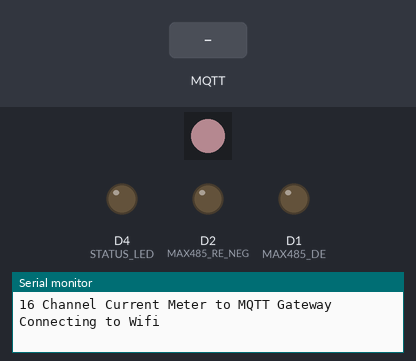
Simulated run of this sketch. Board: ESP8266 (Wemos D1 mini). Parts: 1 RGB LEDs in strip order, left to right, output pins drawn as LEDs (lit = HIGH), the last lines printed to the serial monitor. Inputs (shaded band) come from the test bench. Dim RGB values are drawn brighter than linear; WiFi joins after 1.5 s; servers stay silent unless stated; no MQTT or app messages arrive unless stated.

Above: at 0.1 s.
At 2.7 s:
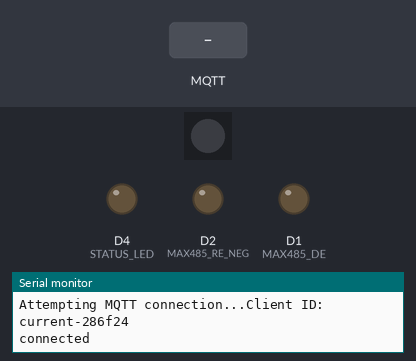
2.8 s: MQTT message "1" arrives on the first subscribed topic
4.3 s: MQTT message "on" arrives on the first subscribed topic
7.3 s: MQTT message "off" arrives on the first subscribed topic
At 8.76 s:
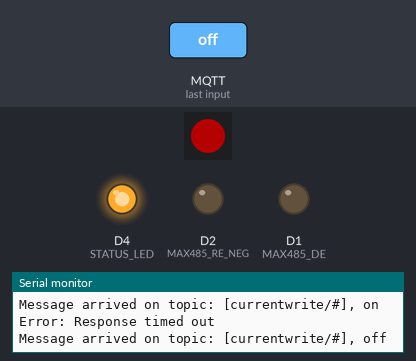
Timing chart, 0 to 16.3 s (numbered marks = the images above; inputs shaded):
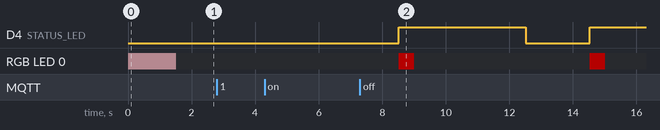

The sketch:

16chcurrent2mqtt.ino
```cpp
// 16 Channel Current Meter to MQTT
// Repo: https://github.com/nygma2004/16chcurrent2mqtt
// author: Csongor Varga, csongor.varga@gmail.com

// Libraries:
// - FastLED by Daniel Garcia
// - ModbusMaster by Doc Walker
// - ArduinoOTA
// - SoftwareSerial
// Hardware:
// - Wemos D1 mini
// - RS485 to TTL converter: https://www.aliexpress.com/item/1005001621798947.html
// - To power from mains: Hi-Link 5V power supply (https://www.aliexpress.com/item/1005001484531375.html), fuseholder and 1A fuse, and varistor
// - 16 Channel current aquisition modbus unit: https://www.aliexpress.com/item/1005002090646451.html


#include <SoftwareSerial.h>       // Leave the main serial line (USB) for debugging and flashing
#include <ModbusMaster.h>         // Modbus master library for ESP8266
#include <ESP8266WiFi.h>          // Wifi connection
#include <ESP8266WebServer.h>     // Web server for general HTTP response
#include <PubSubClient.h>         // MQTT support
#include <WiFiUdp.h>
#include <ArduinoOTA.h>
#include <FastLED.h>
#include "globals.h"
#include "settings.h"


os_timer_t myTimer;
ESP8266WebServer server(80);
WiFiClient espClient;
PubSubClient mqtt(mqtt_server, 1883, 0, espClient);
// SoftwareSerial modbus(MAX485_RX, MAX485_TX, false, 256); //RX, TX
SoftwareSerial modbus(MAX485_RX, MAX485_TX, false); //RX, TX
ModbusMaster current;
CRGB leds[NUM_LEDS];

void preTransmission() {
  digitalWrite(MAX485_RE_NEG, 1);
  digitalWrite(MAX485_DE, 1);
}

void postTransmission() {
  digitalWrite(MAX485_RE_NEG, 0);
  digitalWrite(MAX485_DE, 0);
}

void sendModbusError(uint8_t result) {
  String message = "";
  if (result==current.ku8MBIllegalFunction) {
    message = "Illegal function";
  }
  if (result==current.ku8MBIllegalDataAddress) {
    message = "Illegal data address";
  }
  if (result==current.ku8MBIllegalDataValue) {
    message = "Illegal data value";
  }
  if (result==current.ku8MBSlaveDeviceFailure) {
    message = "Slave device failure";
  }
  if (result==current.ku8MBInvalidSlaveID) {
    message = "Invalid slave ID";
  }
  if (result==current.ku8MBInvalidFunction) {
    message = "Invalid function";
  }
  if (result==current.ku8MBResponseTimedOut) {
    message = "Response timed out";
  }
  if (result==current.ku8MBInvalidCRC) {
    message = "Invalid CRC";
  }
  if (message=="") {
    message = result;
  }
  Serial.println(message);
  char topic[80];
  char value[30];
  sprintf(topic,"%s/error",topicRoot);
  mqtt.publish(topic, message.c_str());
  delay(5);
}

void ReadHoldingRegisters() {
  char json[2048];
  char topic[80];
  char value[10];

  // Query the modbus device
  if (seconds % UPDATE_MODBUS==0) {
    leds[0] = CRGB::Yellow;
    FastLED.show();
    uint8_t result;
    //uint16_t data[6];

    digitalWrite(STATUS_LED, 0);
    ESP.wdtDisable();
    result = current.readHoldingRegisters(0,56);
    ESP.wdtEnable(1);
    if (result == current.ku8MBSuccess)   {

      leds[0] = CRGB::Green;
      FastLED.show();
      lastRGB = millis();
      ledoff = true;

      #ifdef DEBUG_SERIAL
        Serial.println("Raw: ");
      #endif
      sprintf(json,"{");
      for(int i=0;i<56;i++) {

        #ifdef DEBUG_SERIAL
          sprintf(value,"%d|",current.getResponseBuffer(i));
          Serial.print(value);
        #endif
        #ifdef DEBUG_MQTT
          sprintf(json,"%s \"r%d\":%d,",json,i,current.getResponseBuffer(i));
        #endif

      }
      sprintf(json,"%s \"end\":1 }",json);

      #ifdef DEBUG_SERIAL
        Serial.println();
      #endif
      #ifdef DEBUG_MQTT
        sprintf(topic,"%s/raw",topicRoot);
        mqtt.publish(topic, json);
      #endif


        // modbusdata.status = growatt.getResponseBuffer(0);

      sprintf(json,"{",json);
      sprintf(json,"%s \"version\":\"%d.%d.%d\",",json,current.getResponseBuffer(0)/100,current.getResponseBuffer(0)/10%10,current.getResponseBuffer(0)%10);
      sprintf(json,"%s \"rangeah\":%d,",json,current.getResponseBuffer(1));
      sprintf(json,"%s \"rangeip\":%d,",json,current.getResponseBuffer(2));

      sprintf(json,"%s \"c01\":%.2f,",json,current.getResponseBuffer(8)*0.01);
      sprintf(json,"%s \"c02\":%.2f,",json,current.getResponseBuffer(9)*0.01);
      sprintf(json,"%s \"c03\":%.2f,",json,current.getResponseBuffer(10)*0.01);
      sprintf(json,"%s \"c04\":%.2f,",json,current.getResponseBuffer(11)*0.01);
      sprintf(json,"%s \"c05\":%.2f,",json,current.getResponseBuffer(12)*0.01);
      sprintf(json,"%s \"c06\":%.2f,",json,current.getResponseBuffer(13)*0.01);
      sprintf(json,"%s \"c07\":%.2f,",json,current.getResponseBuffer(14)*0.01);
      sprintf(json,"%s \"c08\":%.2f,",json,current.getResponseBuffer(15)*0.01);
      sprintf(json,"%s \"c09\":%.2f,",json,current.getResponseBuffer(16)*0.01);
      sprintf(json,"%s \"c10\":%.2f,",json,current.getResponseBuffer(17)*0.01);
      sprintf(json,"%s \"c11\":%.2f,",json,current.getResponseBuffer(18)*0.01);
      sprintf(json,"%s \"c12\":%.2f,",json,current.getResponseBuffer(19)*0.01);
      sprintf(json,"%s \"c13\":%.2f,",json,current.getResponseBuffer(20)*0.01);
      sprintf(json,"%s \"c14\":%.2f,",json,current.getResponseBuffer(21)*0.01);
      sprintf(json,"%s \"c15\":%.2f,",json,current.getResponseBuffer(22)*0.01);
      sprintf(json,"%s \"c16\":%.2f }",json,current.getResponseBuffer(23)*0.01);

/*
      sprintf(json,"%s \"f01\":%.1f,",json,current.getResponseBuffer(24)*0.1);
      sprintf(json,"%s \"f02\":%.1f,",json,current.getResponseBuffer(25)*0.1);
      sprintf(json,"%s \"f03\":%.1f,",json,current.getResponseBuffer(26)*0.1);
      sprintf(json,"%s \"f04\":%.1f,",json,current.getResponseBuffer(27)*0.1);
      sprintf(json,"%s \"f05\":%.1f,",json,current.getResponseBuffer(28)*0.1);
      sprintf(json,"%s \"f06\":%.1f,",json,current.getResponseBuffer(29)*0.1);
      sprintf(json,"%s \"f07\":%.1f,",json,current.getResponseBuffer(30)*0.1);
      sprintf(json,"%s \"f08\":%.1f,",json,current.getResponseBuffer(31)*0.1);
      sprintf(json,"%s \"f09\":%.1f,",json,current.getResponseBuffer(32)*0.1);
      sprintf(json,"%s \"f10\":%.1f,",json,current.getResponseBuffer(33)*0.1);
      sprintf(json,"%s \"f11\":%.1f,",json,current.getResponseBuffer(34)*0.1);
      sprintf(json,"%s \"f12\":%.1f,",json,current.getResponseBuffer(35)*0.1);
      sprintf(json,"%s \"f13\":%.1f,",json,current.getResponseBuffer(36)*0.1);
      sprintf(json,"%s \"f14\":%.1f,",json,current.getResponseBuffer(37)*0.1);
      sprintf(json,"%s \"f15\":%.1f,",json,current.getResponseBuffer(38)*0.1);
      sprintf(json,"%s \"f16\":%.1f }",json,current.getResponseBuffer(39)*0.1);
*/


        Serial.println(json);
        sprintf(topic,"%s/data",topicRoot);
        mqtt.publish(topic,json);

      //sprintf(topic,"%s/error",topicRoot);
      //mqtt.publish(topic,"OK");

    } else {
      leds[0] = CRGB::Red;
      FastLED.show();
      lastRGB = millis();
      ledoff = true;

      Serial.print(F("Error: "));
      sendModbusError(result);
    }
    digitalWrite(STATUS_LED, 1);


  }


}


// This is the 1 second timer callback function
void timerCallback(void *pArg) {


  seconds++;

  ReadHoldingRegisters();

  // Send RSSI and uptime status
  if (seconds % UPDATE_STATUS==0) {
    // Send MQTT update
    if (mqtt_server!="") {
      char topic[80];
      char value[300];
      sprintf(value,"{\"rssi\": %d, \"uptime\": %d, \"ssid\": \"%s\", \"ip\": \"%d.%d.%d.%d\", \"clientid\":\"%s\", \"version\":\"%s\"}",WiFi.RSSI(),uptime,WiFi.SSID().c_str(),WiFi.localIP()[0],WiFi.localIP()[1],WiFi.localIP()[2],WiFi.localIP()[3],newclientid,buildversion);
      sprintf(topic,"%s/%s",topicRoot,"status");
      mqtt.publish(topic, value);
      Serial.println(F("MQTT status sent"));
    }
  }


}

// MQTT reconnect logic
void reconnect() {
  //String mytopic;
  // Loop until we're reconnected
  while (!mqtt.connected()) {
    Serial.print("Attempting MQTT connection...");
    byte mac[6];                     // the MAC address of your Wifi shield
    WiFi.macAddress(mac);
    sprintf(newclientid,"%s-%02x%02x%02x",clientID,mac[2],mac[1],mac[0]);
    Serial.print(F("Client ID: "));
    Serial.println(newclientid);
    // Attempt to connect
    if (mqtt.connect(newclientid, mqtt_user, mqtt_password)) {
      Serial.println(F("connected"));
      // ... and resubscribe
      char topic[80];
      sprintf(topic,"%swrite/#",topicRoot);
      mqtt.subscribe(topic);
    } else {
      Serial.print(F("failed, rc="));
      Serial.print(mqtt.state());
      Serial.println(F(" try again in 5 seconds"));
      // Wait 5 seconds before retrying
      delay(5000);
    }
  }
}


void setup() {

  FastLED.addLeds<LED_TYPE, RGBLED_PIN, COLOR_ORDER>(leds, NUM_LEDS).setCorrection( TypicalSMD5050 );
  FastLED.setBrightness( BRIGHTNESS );
  leds[0] = CRGB::Pink;
  FastLED.show();

  Serial.begin(SERIAL_RATE);
  Serial.println(F("\n16 Channel Current Meter to MQTT Gateway"));
  // Init outputs, RS485 in receive mode
  pinMode(MAX485_RE_NEG, OUTPUT);
  pinMode(MAX485_DE, OUTPUT);
  pinMode(STATUS_LED, OUTPUT);
  digitalWrite(MAX485_RE_NEG, 0);
  digitalWrite(MAX485_DE, 0);

  // Initialize some variables
  uptime = 0;
  seconds = 0;
  leds[0] = CRGB::Pink;
  FastLED.show();

  // Connect to Wifi
  Serial.print(F("Connecting to Wifi"));
  WiFi.mode(WIFI_STA);

  #ifdef FIXEDIP
  // Configures static IP address
  if (!WiFi.config(local_IP, gateway, subnet, primaryDNS, secondaryDNS)) {
    Serial.println("STA Failed to configure");
  }
  #endif

  WiFi.begin(ssid, password);
  while (WiFi.status() != WL_CONNECTED) {
    delay(500);
    Serial.print(F("."));
    seconds++;
    if (seconds>180) {
      // reboot the ESP if cannot connect to wifi
      ESP.restart();
    }
  }
  seconds = 0;
  Serial.println("");
  Serial.println(F("Connected to wifi network"));
  Serial.print(F("IP address: "));
  Serial.println(WiFi.localIP());
  Serial.print(F("Signal [RSSI]: "));
  Serial.println(WiFi.RSSI());

  // Port defaults to 8266
  // ArduinoOTA.setPort(8266);

  // Hostname defaults to esp8266-[ChipID]
  byte mac[6];                     // the MAC address of your Wifi shield
  WiFi.macAddress(mac);
  char value[80];
  sprintf(value,"%s-%02x%02x%02x",clientID,mac[2],mac[1],mac[0]);
  ArduinoOTA.setHostname(value);

  // No authentication by default
  // ArduinoOTA.setPassword((const char *)"123");

  ArduinoOTA.onStart([]() {
    os_timer_disarm(&myTimer);
    Serial.println("Start");
  });
  ArduinoOTA.onEnd([]() {
    Serial.println("\nEnd");
    os_timer_arm(&myTimer, 1000, true);
  });
  ArduinoOTA.onProgress([](unsigned int progress, unsigned int total) {
    Serial.printf("Progress: %u%%\r", (progress / (total / 100)));
  });
  ArduinoOTA.onError([](ota_error_t error) {
    Serial.printf("Error[%u]: ", error);
    if (error == OTA_AUTH_ERROR) Serial.println("Auth Failed");
    else if (error == OTA_BEGIN_ERROR) Serial.println("Begin Failed");
    else if (error == OTA_CONNECT_ERROR) Serial.println("Connect Failed");
    else if (error == OTA_RECEIVE_ERROR) Serial.println("Receive Failed");
    else if (error == OTA_END_ERROR) Serial.println("End Failed");
    os_timer_arm(&myTimer, 1000, true);
  });
  ArduinoOTA.begin();

  // Set up the Modbus line
  current.begin(SLAVE_ID , modbus);
  // Callbacks allow us to configure the RS485 transceiver correctly
  current.preTransmission(preTransmission);
  current.postTransmission(postTransmission);
  Serial.println("Modbus connection is set up");

  // Create the 1 second timer interrupt
  os_timer_setfn(&myTimer, timerCallback, NULL);
  os_timer_arm(&myTimer, 1000, true);

  server.on("/", [](){                        // Dummy page
    server.send(200, "text/plain", "16 Channel Current Meter to MQTT Gateway");
  });
  server.begin();
  Serial.println(F("HTTP server started"));

  // Set up the MQTT server connection
  if (mqtt_server!="") {
    mqtt.setServer(mqtt_server, 1883);
    mqtt.setBufferSize(1024);
    mqtt.setCallback(callback);
  }


  modbus.begin(MODBUS_RATE);

  leds[0] = CRGB::Black;
  FastLED.show();

}

void callback(char* topic, byte* payload, unsigned int length) {
  // Convert the incoming byte array to a string
  String mytopic = (char*)topic;
  payload[length] = '\0'; // Null terminator used to terminate the char array
  String message = (char*)payload;

  Serial.print(F("Message arrived on topic: ["));
  Serial.print(topic);
  Serial.print(F("], "));
  Serial.println(message);


}

void loop() {
  // Handle HTTP server requests
  server.handleClient();
  ArduinoOTA.handle();

  // Handle MQTT connection/reconnection
  if (mqtt_server!="") {
    if (!mqtt.connected()) {
      reconnect();
    }
    mqtt.loop();
  }

  // Uptime calculation
  if (millis() - lastTick >= 60000) {
    lastTick = millis();
    uptime++;
  }

  if (millis() - lastWifiCheck >= WIFICHECK) {
    // reconnect to the wifi network if connection is lost
    if (WiFi.status() != WL_CONNECTED) {
      Serial.println("Reconnecting to wifi...");
      WiFi.reconnect();
    }
    lastWifiCheck = millis();
  }

  if (ledoff && (millis() - lastRGB >= RGBSTATUSDELAY)) {
    ledoff = false;
    leds[0] = CRGB::Black;
    FastLED.show();
  }


}
```

globals.h
```cpp
char msg[50];
String mqttStat = "";
String message = "";
unsigned long lastTick, uptime, seconds, lastWifiCheck, lastRGB;
bool ledoff = false;
char newclientid[80];
char buildversion[12]="v0.9";
int result;

int currentdata[56];
```

settings.h
```cpp
//#define DEBUG_SERIAL    1
//#define DEBUG_MQTT      1
#define MODBUS_RATE     9600      // Modbus speed of Growatt, do not change
#define SERIAL_RATE     115200    // Serial speed for status info
#define MAX485_DE       5         // D1, DE pin on the TTL to RS485 converter
#define MAX485_RE_NEG   4         // D2, RE pin on the TTL to RS485 converter
#define MAX485_RX       14        // D5, RO pin on the TTL to RS485 converter
#define MAX485_TX       12        // D6, DI pin on the TTL to RS485 converter
#define SLAVE_ID        1         // Default slave ID of Growatt
#define STATUS_LED      2         // Status LED on the Wemos D1 mini (D4)
#define UPDATE_MODBUS   5         // 1: modbus device is read every second
#define UPDATE_STATUS   30        // 10: status mqtt message is sent every 10 seconds
#define RGBSTATUSDELAY  500       // delay for turning off the status led
#define WIFICHECK       500       // how often check lost wifi connection

#define RGBLED_PIN D3        // Neopixel led D3
#define NUM_LEDS 1
#define LED_TYPE    WS2812
#define COLOR_ORDER GRB
#define BRIGHTNESS  64        // Default LED brightness.

// Update the below parameters for your project
// Also check NTP.h for some parameters as well
const char* ssid = "xxxx";           // Wifi SSID
const char* password = "xxxx";    // Wifi password
const char* mqtt_server = "192.168.xx.xx";     // MQTT server
const char* mqtt_user = "xxxx";             // MQTT userid
const char* mqtt_password = "xxxx";         // MQTT password
const char* clientID = "current";                // MQTT client ID
const char* topicRoot = "current";             // MQTT root topic for the device, keep / at the end


// Comment the entire second below for dynamic IP (including the define)
// #define FIXEDIP   1
IPAddress local_IP(192, 168, 1, 206);         // Set your Static IP address
IPAddress gateway(192, 168, 1, 254);          // Set your Gateway IP address
IPAddress subnet(255, 255, 255, 0);
IPAddress primaryDNS(192, 168, 1, 254);   //optional
IPAddress secondaryDNS(8, 8, 4, 4); //optional
```
